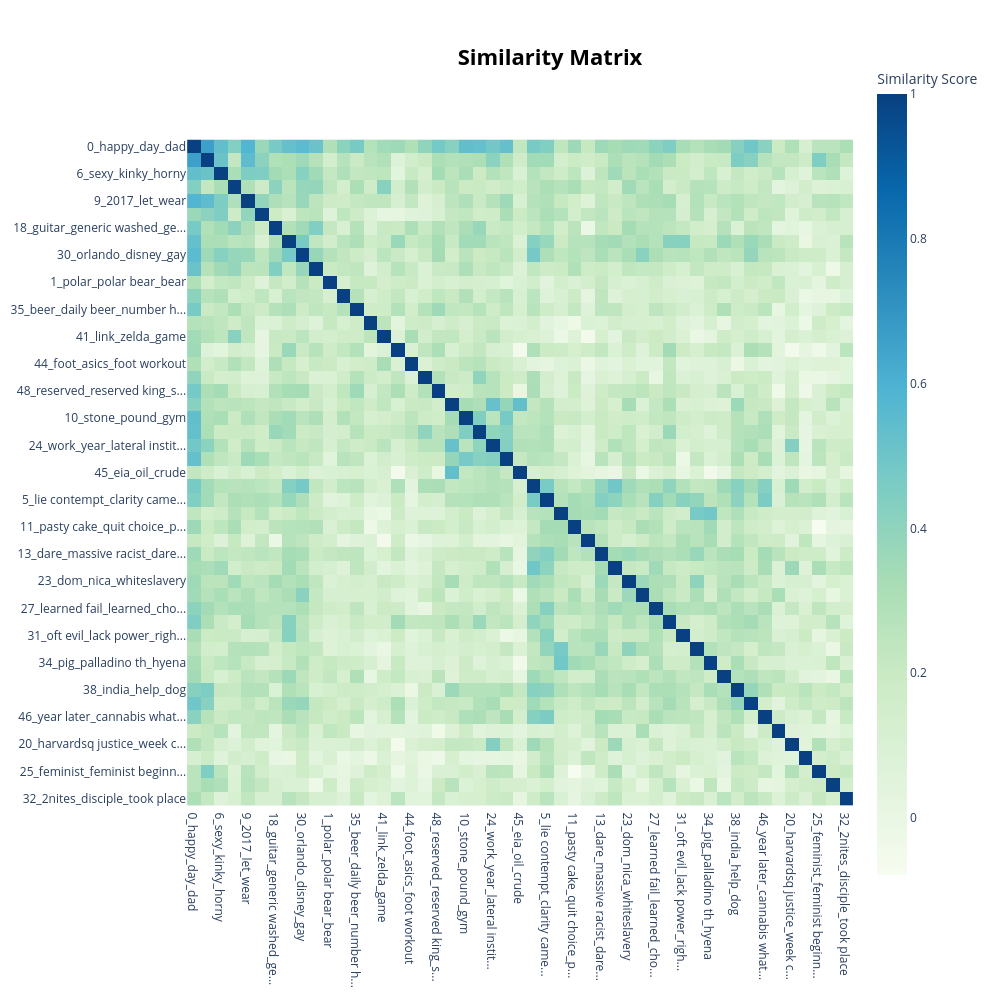

The notebook cell this image was saved under:
### Markdown cell above
#### 5.2.7 Visualise Topic Similarity

### Code cell
topic_model.visualize_heatmap(n_clusters=5, width=1000, height=1000)

### Figure 1 — Plotly figure (JSON) as saved in the notebook; plotly's stock layout.template omitted (floating-point values rounded to 4 significant figures; data arrays with more than 128 entries replaced by an {"elided": "..."} marker saying what was removed)
{"data": [{"coloraxis": "coloraxis", "name": "0", "x": ["0_happy_day_dad", "2_poetry_follow_add", "6_sexy_kinky_horny", "8_new_commercial_tweet new", "9_2017_let_wear", "17_arabic_gov_today cologne", "18_guitar_generic washed_ge...", "19_cavs_game_game plan", "30_orlando_disney_gay", "39_mom pop_pop_mom", "1_polar_polar bear_bear", "22_guy say_food shopping_re...", "35_beer_daily beer_number h...", "37_bird_home_tap home", "41_link_zelda_game", "42_joe_hockey_mr hockey", "44_foot_asics_foot workout", "47_flight_flight update_del...", "48_reserved_reserved king_s...", "3_blog_silver_blog silver", "10_stone_pound_gym", "15_signal_wt problm_wt", "24_work_year_lateral instit...", "43_clothes_clothes holiday_...", "45_eia_oil_crude", "4_shooting_gun_orlando", "5_lie contempt_clarity came...", "7_obama_michelle_chair", "11_pasty cake_quit choice_p...", "12_trump_leader_hate putin", "13_dare_massive racist_dare...", "16_rapist_judge_record wud", "23_dom_nica_whiteslavery", "26_la_la land_film em", "27_learned fail_learned_cho...", "29_euro2016_cox_jo cox", "31_oft evil_lack power_righ...", "33_white_biher_year white", "34_pig_palladino th_hyena", "36_beat whiteperson_blackpe...", "38_india_help_dog", "40_amodu_coach_keshi", "46_year later_cannabis what...", "14_im_bc im_asian", "20_harvardsq justice_week c...", "21_japan_abe_guardian", "25_feminist_feminist beginn...", "28_06_13_wetterwarnung star...", "32_2nites_disciple_took place"], "y": ["0_happy_day_dad", "2_poetry_follow_add", "6_sexy_kinky_horny", "8_new_commercial_tweet new", "9_2017_let_wear", "17_arabic_gov_today cologne", "18_guitar_generic washed_ge...", "19_cavs_game_game plan", "30_orlando_disney_gay", "39_mom pop_pop_mom", "1_polar_polar bear_bear", "22_guy say_food shopping_re...", "35_beer_daily beer_number h...", "37_bird_home_tap home", "41_link_zelda_game", "42_joe_hockey_mr hockey", "44_foot_asics_foot workout", "47_flight_flight update_del...", "48_reserved_reserved king_s...", "3_blog_silver_blog silver", "10_stone_pound_gym", "15_signal_wt problm_wt", "24_work_year_lateral instit...", "43_clothes_clothes holiday_...", "45_eia_oil_crude", "4_shooting_gun_orlando", "5_lie contempt_clarity came...", "7_obama_michelle_chair", "11_pasty cake_quit choice_p...", "12_trump_leader_hate putin", "13_dare_massive racist_dare...", "16_rapist_judge_record wud", "23_dom_nica_whiteslavery", "26_la_la land_film em", "27_learned fail_learned_cho...", "29_euro2016_cox_jo cox", "31_oft evil_lack power_righ...", "33_white_biher_year white", "34_pig_palladino th_hyena", "36_beat whiteperson_blackpe...", "38_india_help_dog", "40_amodu_coach_keshi", "46_year later_cannabis what...", "14_im_bc im_asian", "20_harvardsq justice_week c...", "21_japan_abe_guardian", "25_feminist_feminist beginn...", "28_06_13_wetterwarnung star...", "32_2nites_disciple_took place"], "z": {"elided": "49x49 float values"}, "type": "heatmap", "xaxis": "x", "yaxis": "y", "hovertemplate": "x: %{x}<br>y: %{y}<br>Similarity Score: %{z}<extra></extra>"}], "layout": {"xaxis": {"anchor": "y", "domain": [0.0, 1.0], "scaleanchor": "y", "constrain": "domain"}, "yaxis": {"anchor": "x", "domain": [0.0, 1.0], "autorange": "reversed", "constrain": "domain"}, "coloraxis": {"colorbar": {"title": {"text": "Similarity Score"}}, "colorscale": [[0.0, "rgb(247,252,240)"], [0.125, "rgb(224,243,219)"], [0.25, "rgb(204,235,197)"], [0.375, "rgb(168,221,181)"], [0.5, "rgb(123,204,196)"], [0.625, "rgb(78,179,211)"], [0.75, "rgb(43,140,190)"], [0.875, "rgb(8,104,172)"], [1.0, "rgb(8,64,129)"]]}, "margin": {"t": 60}, "title": {"font": {"size": 22, "color": "Black"}, "text": "<b>Similarity Matrix</b>", "y": 0.95, "x": 0.55, "xanchor": "center", "yanchor": "top"}, "hoverlabel": {"font": {"size": 16, "family": "Rockwell"}, "bgcolor": "white"}, "width": 1000, "height": 1000, "showlegend": true, "legend": {"title": {"text": "Trend"}}}}
